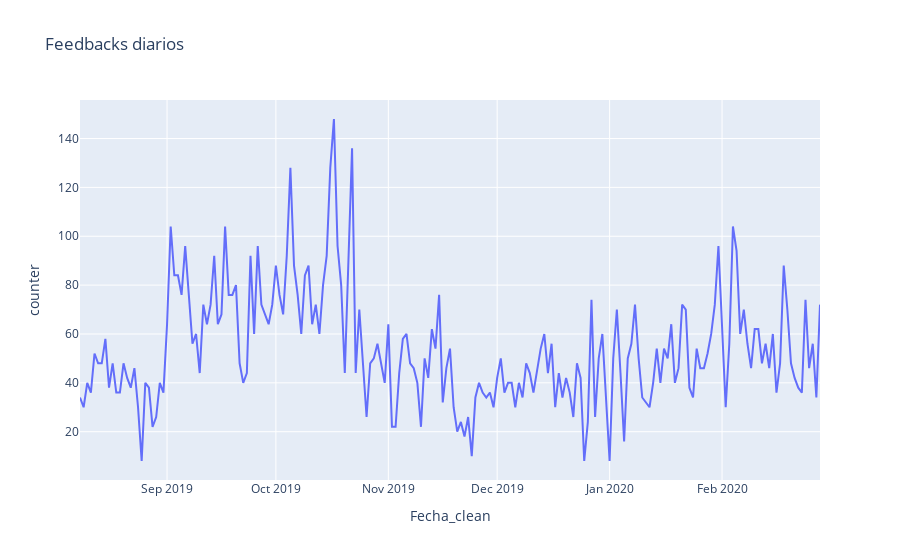

This figure's notebook cell:
### Code cell
print(df_daily.counter.mean())
px.line(df_daily, x="Fecha_clean", y="counter", title="Feedbacks diarios")

### Figure 1 — Plotly figure (JSON) as saved in the notebook; plotly's stock layout.template omitted (floating-point values rounded to 4 significant figures; data arrays with more than 128 entries replaced by an {"elided": "..."} marker saying what was removed)
{"data": [{"hovertemplate": "Fecha_clean=%{x}<br>counter=%{y}<extra></extra>", "legendgroup": "", "line": {"color": "#636efa", "dash": "solid"}, "marker": {"symbol": "circle"}, "mode": "lines", "name": "", "orientation": "v", "showlegend": false, "type": "scatter", "x": {"elided": "205 str values"}, "xaxis": "x", "y": {"elided": "205 int values"}, "yaxis": "y"}], "layout": {"legend": {"tracegroupgap": 0}, "title": {"text": "Feedbacks diarios"}, "xaxis": {"anchor": "y", "domain": [0, 1], "title": {"text": "Fecha_clean"}}, "yaxis": {"anchor": "x", "domain": [0, 1], "title": {"text": "counter"}}}}
